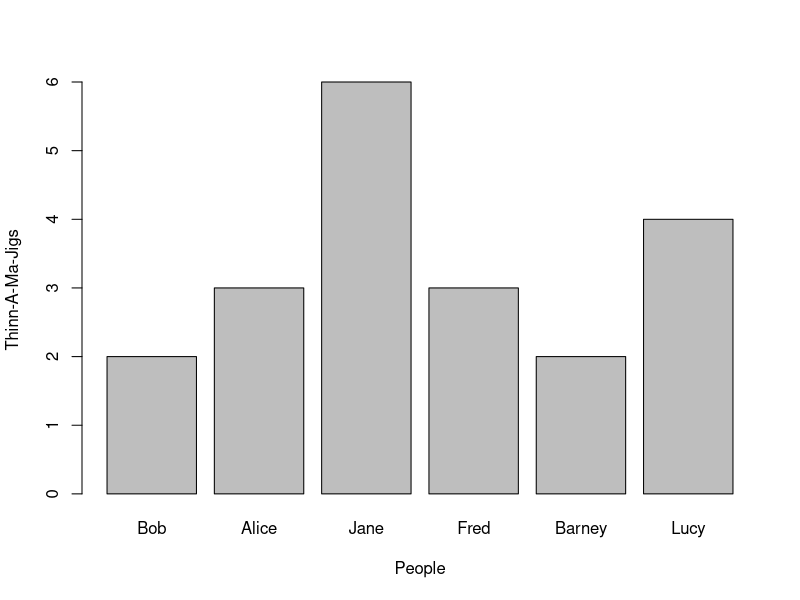
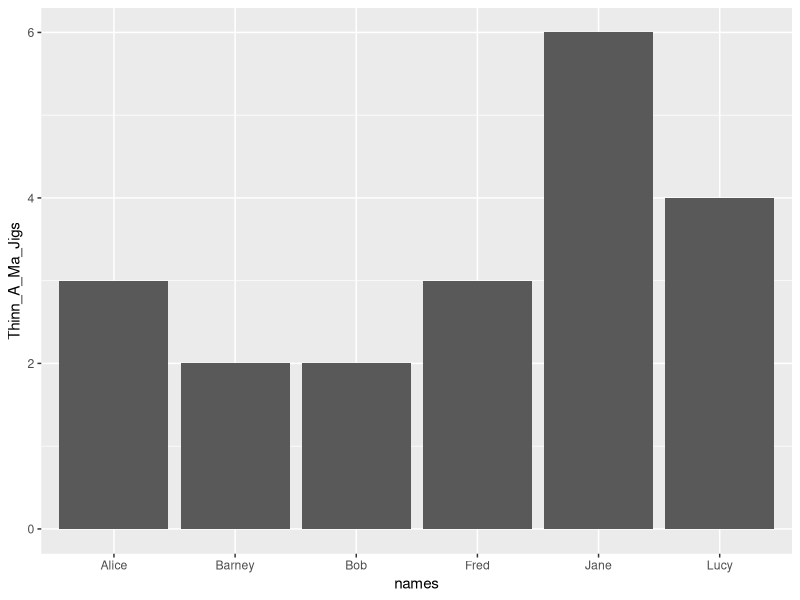
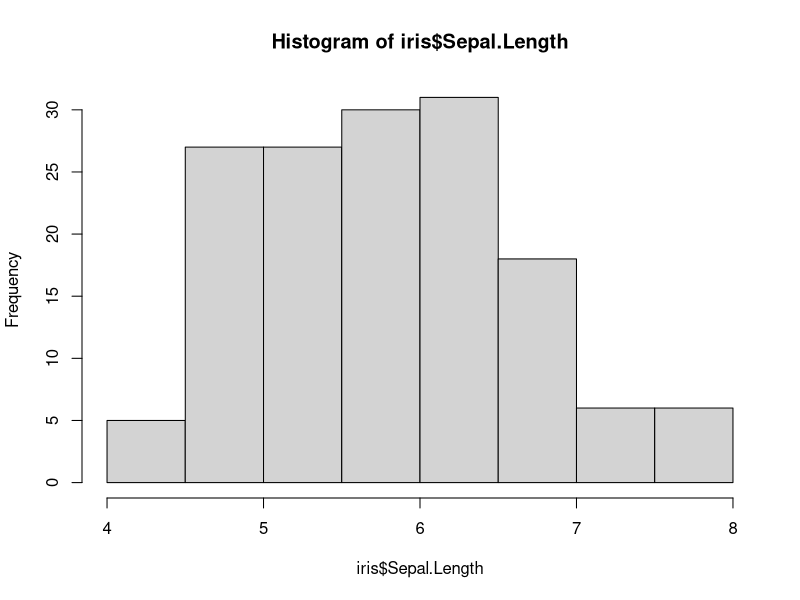
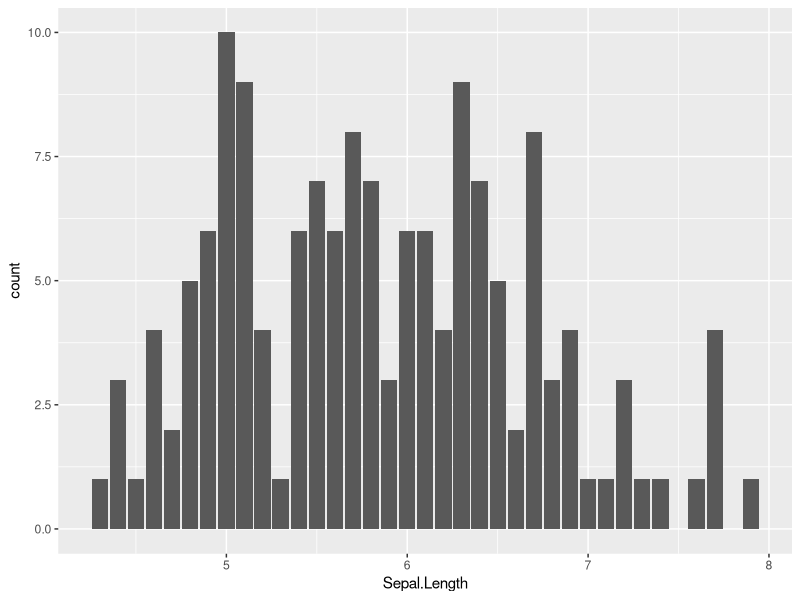
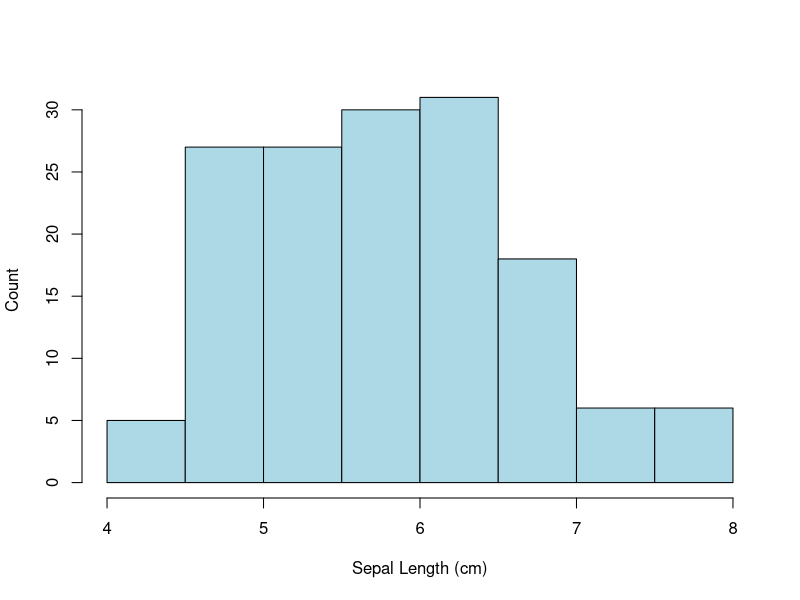
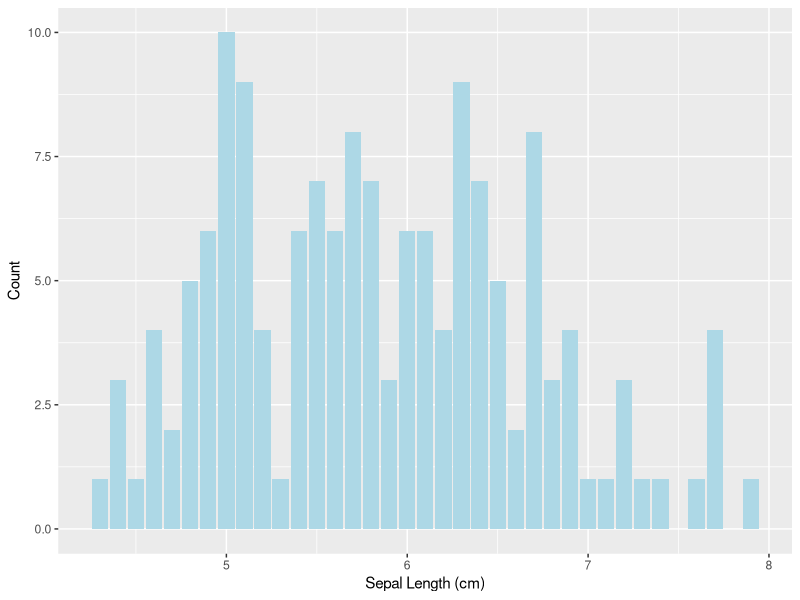
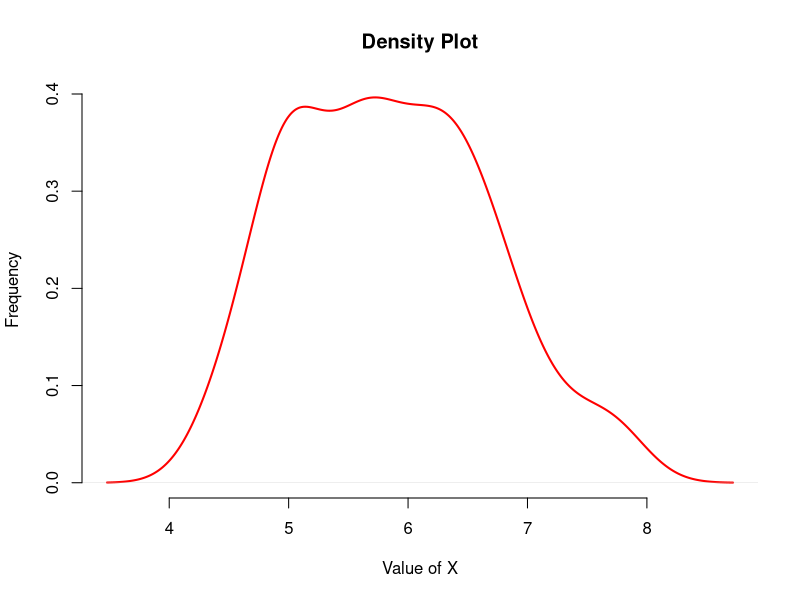
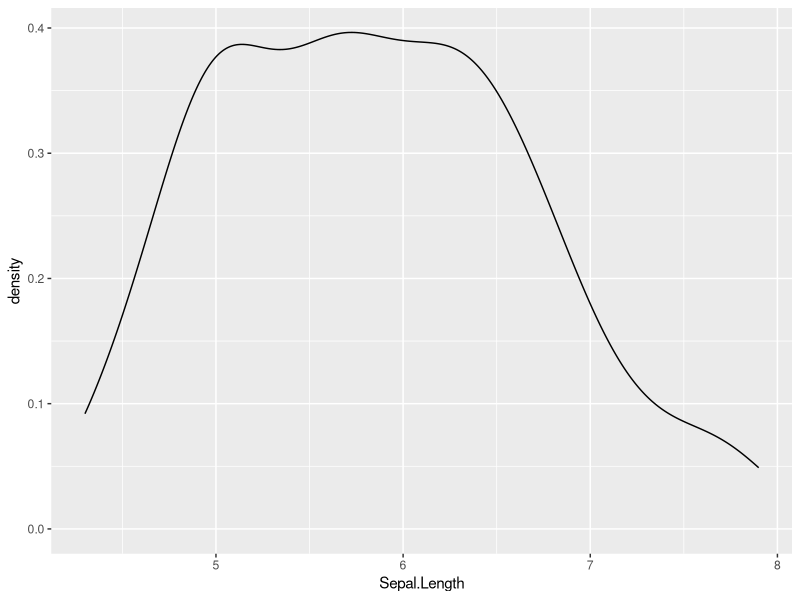

These charts were generated, in order, by the following R code:
## ---- chunk 1
summary(iris)
## ---- chunk 2
x <- c(2, 3, 6, 3, 2, 4)
names(x) <- c("Bob", "Alice", "Jane", "Fred", "Barney", "Lucy")
x
## ---- chunk 3
barplot(x, xlab = "People", ylab = "Thinn-A-Ma-Jigs")
## ---- chunk 4
library(ggplot2)
df <- data.frame(Thinn_A_Ma_Jigs=x,names=names(x))
ggplot( df, aes(x=names,y=Thinn_A_Ma_Jigs)) + geom_bar(stat="identity")
## ---- chunk 5
h <- hist(iris$Sepal.Length)
## ---- chunk 6
names(h)
## ---- chunk 7
h
## ---- chunk 8
ggplot( iris, aes(x=Sepal.Length)) + geom_bar()
## ---- chunk 9
x <- hist( iris$Sepal.Length,xlab="Sepal Length (cm)", 
           ylab="Count", main="", col="lightblue")
## ---- chunk 10
ggplot( iris, aes(x=Sepal.Length)) + geom_bar(fill="lightblue") + 
  xlab("Sepal Length (cm)") + ylab("Count")
## ---- chunk 11
d <- density( iris$Sepal.Length) 
attributes(d)
## ---- chunk 12
plot( d, col = "red", lwd = 2, 
      xlab = "Value of X", ylab = "Frequency", 
      bty = "n", main = "Density Plot")
## ---- chunk 13
ggplot( iris, aes(x=Sepal.Length)) + geom_density()
## ---- chunk 14
by( iris$Sepal.Length, iris$Species, mean)
## ---- chunk 15
d.setosa <- iris$Sepal.Length[ iris$Species=="setosa" ]
d.versicolor <- iris$Sepal.Length[ iris$Species=="versicolor" ]
d.virginica <- iris$Sepal.Length[ iris$Species=="virginica" ]
d.se <- density( d.setosa )
d.ve <- density( d.versicolor )
d.vi <- density( d.virginica )
## ---- chunk 16
plot(d.se,xlim=c(4,8),col="red", lwd=2, bty="n", 
     xlab="Sepal Length (cm)", main="Sepal Lengths")
lines( d.ve, xlim=c(4,8), col="green",lwd=2, bty="n")
lines( d.vi, xlim=c(4,8), col="blue", lwd=2, bty="n")
legend( 6.5,1.1,c("I. setosa", "I. versicolor", "I. virginica"), 
        col=c("red","green","blue"), lwd=2,bty="n")
## ---- chunk 17
ggplot(iris, aes(Sepal.Length,color=Species)) + geom_density()
## ---- chunk 18
ggplot(iris, aes(Sepal.Length,fill=Species)) + geom_density( alpha=0.8)
## ---- chunk 19
breaks <- seq(4,8,by=0.2)
h.se <- hist(d.setosa, breaks=breaks, plot = FALSE)
h.ve <- hist(d.versicolor, breaks=breaks, plot=FALSE)
h.vi <- hist(d.virginica, breaks=breaks, plot=FALSE)
vals <- rbind( h.se$counts, h.ve$counts, h.vi$counts )
rownames(vals) <- levels(iris$Species)
colnames(vals) <- breaks[1:20]
vals
## ---- chunk 20
barplot(vals,xlab="Sepal Length", ylab="Frequency")
## ---- chunk 21
barplot(vals,xlab="Sepal Length", ylab="Frequency", col=c("red","green","blue"), beside=TRUE)
legend(60, 10, c("I. setosa", "I. versicolor", "I. virginica"), fill = c("red", "green", "blue"), bty="n")
## ---- chunk 22
ggplot( iris, aes(x=Sepal.Length, fill=Species)) + geom_histogram()
## ---- chunk 23
ggplot( iris, aes(x=Sepal.Length, fill=Species)) + geom_histogram(position="dodge")
## ---- chunk 24
boxplot(Sepal.Length ~ Species, data=iris, notch=TRUE, 
        xlab="Species", ylab="Sepal Length (cm)", 
        frame.plot=FALSE)
## ---- chunk 25
ggplot(iris, aes(x=Species, y=Sepal.Length)) + 
  geom_boxplot(notch = TRUE) + 
  xlab("Iris Species") + ylab("Sepal Width (cm)")
## ---- chunk 26
plot( iris$Sepal.Length, iris$Sepal.Width, 
      pch=as.numeric(iris$Species), bty="n", 
      xlab="Sepal Length (cm)", ylab="Sepal Width (cm)")
legend( 6.75, 4.3, c("I. setosa", "I. versicolor", "I. virginica"), 
        pch=1:3, bty="n")
## ---- chunk 27
plot(1:25,1:25,pch=1:25, bty="n", xlab="pch", ylab="pch")
## ---- chunk 28
ggplot(iris,aes(x=Sepal.Length,y=Sepal.Width, shape=Species)) + geom_point()
## ---- chunk 29
ggplot( iris, aes(x=Sepal.Width, y=Sepal.Length ) ) + 
  geom_point() + facet_grid(Species~.) + 
  xlab("Sepal Width (cm)") + ylab("Sepal Length")
## ---- chunk 30
names( par() )
## ---- chunk 31
par()$mfrow
## ---- chunk 32
par(mfrow=c(2,2))
plot( lm( Sepal.Length ~ Sepal.Width, data=iris))
## ---- chunk 33
length(colors())
## ---- chunk 34
colors()[ sample.int( length(colors()), size=20) ]
## ---- chunk 35
colors <- c("royalblue1", "orange1", "green3")
cols <- colors[ iris$Species ]
plot( Sepal.Width ~ Sepal.Length, data=iris, 
      col=cols, xlab="Sepal Length (cm)", ylab="Sepal Width (cm)", 
      bty="n", pch=16)
## ---- chunk 36
rainbow(10)
## ---- chunk 37
library(RColorBrewer)
display.brewer.all()
## ---- chunk 38
p <- ggplot(iris,aes(x=Sepal.Length,y=Sepal.Width, color=Species)) + geom_point() 
p <- p + xlab("Sepal Length (cm)") + ylab("Sepal Width (cm)")
p + scale_color_brewer(type="div", palette=6)
